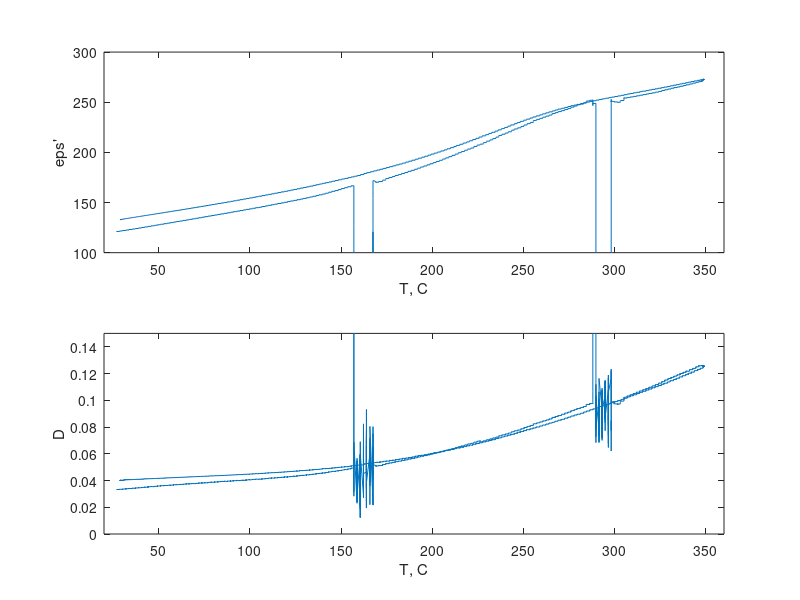

Write the MATLAB code that produced this figure.

load('Data_2022_12_20.mat')


Dia = 70e-6; %m
H = 50e-9; %m
Eps0 = 8.85e-12; %F/m

S = pi*(Dia/2)^2; %m^2

Eps = C*H/(S*Eps0);

figure('position', [552 248 729 733])

subplot(2,1,1)
plot(Temp, Eps)
xlim([20 360])
ylim([100 300])
ylabel('eps''')
xlabel('T, C')

subplot(2,1,2)
plot(Temp, D)
xlim([20 360])
ylim([0 0.15])
ylabel('D')
xlabel('T, C')













